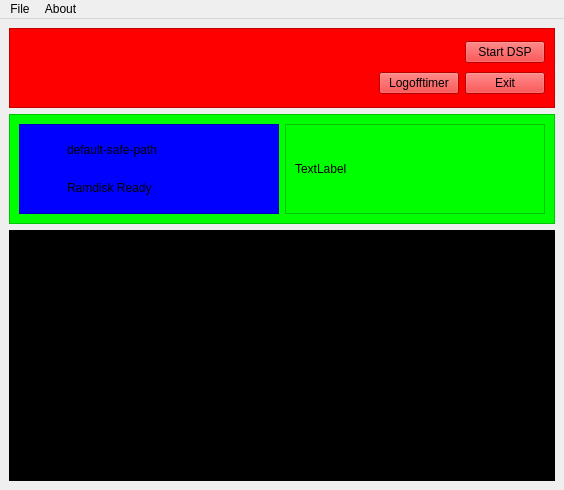
<?xml version="1.0" encoding="UTF-8"?>
<ui version="4.0">
 <class>MainWindow</class>
 <widget class="QMainWindow" name="MainWindow">
  <property name="geometry">
   <rect>
    <x>0</x>
    <y>0</y>
    <width>564</width>
    <height>490</height>
   </rect>
  </property>
  <property name="minimumSize">
   <size>
    <width>564</width>
    <height>490</height>
   </size>
  </property>
  <property name="focusPolicy">
   <enum>Qt::NoFocus</enum>
  </property>
  <property name="windowTitle">
   <string>SaveGameManager</string>
  </property>
  <property name="windowIcon">
   <iconset resource="qtresource.qrc">
    <normaloff>:/images/logo/disk1-256.png</normaloff>:/images/logo/disk1-256.png</iconset>
  </property>
  <property name="locale">
   <locale language="English" country="UnitedStates"/>
  </property>
  <widget class="QWidget" name="centralwidget">
   <layout class="QGridLayout" name="gridLayout">
    <item row="0" column="0">
     <layout class="QVBoxLayout" name="verticalLayout">
      <item>
       <widget class="QFrame" name="frame_game">
        <property name="sizePolicy">
         <sizepolicy hsizetype="Preferred" vsizetype="Fixed">
          <horstretch>0</horstretch>
          <verstretch>0</verstretch>
         </sizepolicy>
        </property>
        <property name="minimumSize">
         <size>
          <width>0</width>
          <height>80</height>
         </size>
        </property>
        <property name="styleSheet">
         <string notr="true">background-color: rgb(255, 0, 0);</string>
        </property>
        <property name="frameShape">
         <enum>QFrame::StyledPanel</enum>
        </property>
        <property name="frameShadow">
         <enum>QFrame::Raised</enum>
        </property>
        <layout class="QGridLayout" name="gridLayout_3">
         <item row="1" column="4">
          <widget class="QPushButton" name="btn_exit">
           <property name="text">
            <string>Exit</string>
           </property>
          </widget>
         </item>
         <item row="1" column="2">
          <widget class="QPushButton" name="btn_logoff_timer">
           <property name="text">
            <string>Logofftimer</string>
           </property>
          </widget>
         </item>
         <item row="1" column="0">
          <spacer name="horizontalSpacer">
           <property name="orientation">
            <enum>Qt::Horizontal</enum>
           </property>
           <property name="sizeHint" stdset="0">
            <size>
             <width>40</width>
             <height>20</height>
            </size>
           </property>
          </spacer>
         </item>
         <item row="0" column="4">
          <widget class="QPushButton" name="btn_start_game">
           <property name="text">
            <string>Start DSP</string>
           </property>
          </widget>
         </item>
        </layout>
       </widget>
      </item>
      <item>
       <widget class="QFrame" name="frame_disk_game">
        <property name="sizePolicy">
         <sizepolicy hsizetype="Preferred" vsizetype="Preferred">
          <horstretch>0</horstretch>
          <verstretch>0</verstretch>
         </sizepolicy>
        </property>
        <property name="minimumSize">
         <size>
          <width>0</width>
          <height>0</height>
         </size>
        </property>
        <property name="styleSheet">
         <string notr="true">background-color: rgb(0, 255, 0);</string>
        </property>
        <property name="frameShape">
         <enum>QFrame::StyledPanel</enum>
        </property>
        <property name="frameShadow">
         <enum>QFrame::Raised</enum>
        </property>
        <layout class="QGridLayout" name="gridLayout_2">
         <item row="0" column="0">
          <layout class="QHBoxLayout" name="horizontalLayout">
           <item>
            <widget class="QFrame" name="frame_disk_ramdrive">
             <property name="styleSheet">
              <string notr="true">background-color: rgb(0, 0, 255);</string>
             </property>
             <property name="frameShape">
              <enum>QFrame::StyledPanel</enum>
             </property>
             <property name="frameShadow">
              <enum>QFrame::Raised</enum>
             </property>
             <layout class="QGridLayout" name="gridLayout_5">
              <item row="0" column="0">
               <layout class="QGridLayout" name="gridLayout_6">
                <item row="0" column="0">
                 <widget class="QLabel" name="arrow">
                  <property name="sizePolicy">
                   <sizepolicy hsizetype="Fixed" vsizetype="Fixed">
                    <horstretch>0</horstretch>
                    <verstretch>0</verstretch>
                   </sizepolicy>
                  </property>
                  <property name="minimumSize">
                   <size>
                    <width>32</width>
                    <height>32</height>
                   </size>
                  </property>
                  <property name="maximumSize">
                   <size>
                    <width>32</width>
                    <height>32</height>
                   </size>
                  </property>
                  <property name="text">
                   <string/>
                  </property>
                  <property name="pixmap">
                   <pixmap resource="qtresource.qrc">:/arrow/arrow_right.png</pixmap>
                  </property>
                 </widget>
                </item>
                <item row="0" column="1">
                 <widget class="QLabel" name="default_save_game">
                  <property name="sizePolicy">
                   <sizepolicy hsizetype="Preferred" vsizetype="Fixed">
                    <horstretch>0</horstretch>
                    <verstretch>0</verstretch>
                   </sizepolicy>
                  </property>
                  <property name="minimumSize">
                   <size>
                    <width>0</width>
                    <height>32</height>
                   </size>
                  </property>
                  <property name="maximumSize">
                   <size>
                    <width>16777215</width>
                    <height>32</height>
                   </size>
                  </property>
                  <property name="text">
                   <string>default-safe-path</string>
                  </property>
                 </widget>
                </item>
                <item row="1" column="1">
                 <widget class="QLabel" name="memory_save_game">
                  <property name="sizePolicy">
                   <sizepolicy hsizetype="Preferred" vsizetype="Fixed">
                    <horstretch>0</horstretch>
                    <verstretch>0</verstretch>
                   </sizepolicy>
                  </property>
                  <property name="minimumSize">
                   <size>
                    <width>0</width>
                    <height>32</height>
                   </size>
                  </property>
                  <property name="maximumSize">
                   <size>
                    <width>16777215</width>
                    <height>32</height>
                   </size>
                  </property>
                  <property name="text">
                   <string>Ramdisk Ready</string>
                  </property>
                 </widget>
                </item>
               </layout>
              </item>
             </layout>
            </widget>
           </item>
           <item>
            <widget class="QFrame" name="frame_disk_others">
             <property name="frameShape">
              <enum>QFrame::StyledPanel</enum>
             </property>
             <property name="frameShadow">
              <enum>QFrame::Raised</enum>
             </property>
             <layout class="QGridLayout" name="gridLayout_7">
              <item row="0" column="0">
               <widget class="QLabel" name="backup_label">
                <property name="text">
                 <string>TextLabel</string>
                </property>
               </widget>
              </item>
             </layout>
            </widget>
           </item>
          </layout>
         </item>
        </layout>
       </widget>
      </item>
      <item>
       <widget class="QFrame" name="frame_log">
        <property name="sizePolicy">
         <sizepolicy hsizetype="Preferred" vsizetype="Preferred">
          <horstretch>0</horstretch>
          <verstretch>0</verstretch>
         </sizepolicy>
        </property>
        <property name="styleSheet">
         <string notr="true">background-color: rgb(0, 0, 0);</string>
        </property>
        <property name="frameShape">
         <enum>QFrame::StyledPanel</enum>
        </property>
        <property name="frameShadow">
         <enum>QFrame::Raised</enum>
        </property>
        <layout class="QGridLayout" name="gridLayout_4">
         <item row="0" column="0">
          <widget class="QTextBrowser" name="msg_box">
           <property name="html">
            <string>&lt;!DOCTYPE HTML PUBLIC &quot;-//W3C//DTD HTML 4.0//EN&quot; &quot;http://www.w3.org/TR/REC-html40/strict.dtd&quot;&gt;
&lt;html&gt;&lt;head&gt;&lt;meta name=&quot;qrichtext&quot; content=&quot;1&quot; /&gt;&lt;style type=&quot;text/css&quot;&gt;
p, li { white-space: pre-wrap; }
&lt;/style&gt;&lt;/head&gt;&lt;body style=&quot; font-family:'MS Shell Dlg 2'; font-size:8.25pt; font-weight:400; font-style:normal;&quot;&gt;
&lt;p style=&quot;-qt-paragraph-type:empty; margin-top:12px; margin-bottom:12px; margin-left:0px; margin-right:0px; -qt-block-indent:0; text-indent:0px;&quot;&gt;&lt;br /&gt;&lt;/p&gt;&lt;/body&gt;&lt;/html&gt;</string>
           </property>
          </widget>
         </item>
        </layout>
       </widget>
      </item>
     </layout>
    </item>
   </layout>
  </widget>
  <widget class="QMenuBar" name="menubar">
   <property name="geometry">
    <rect>
     <x>0</x>
     <y>0</y>
     <width>564</width>
     <height>21</height>
    </rect>
   </property>
   <widget class="QMenu" name="menu_file">
    <property name="title">
     <string>File</string>
    </property>
    <addaction name="action_config"/>
    <addaction name="action_open_savegame_folder"/>
    <addaction name="action_exit"/>
   </widget>
   <widget class="QMenu" name="menu_about">
    <property name="title">
     <string>About</string>
    </property>
   </widget>
   <addaction name="menu_file"/>
   <addaction name="menu_about"/>
  </widget>
  <action name="action_exit">
   <property name="text">
    <string>Exit</string>
   </property>
  </action>
  <action name="action_config">
   <property name="text">
    <string>Config</string>
   </property>
  </action>
  <action name="action_open_savegame_folder">
   <property name="text">
    <string>Open Savegame Folder</string>
   </property>
  </action>
 </widget>
 <resources>
  <include location="qtresource.qrc"/>
 </resources>
 <connections/>
</ui>
